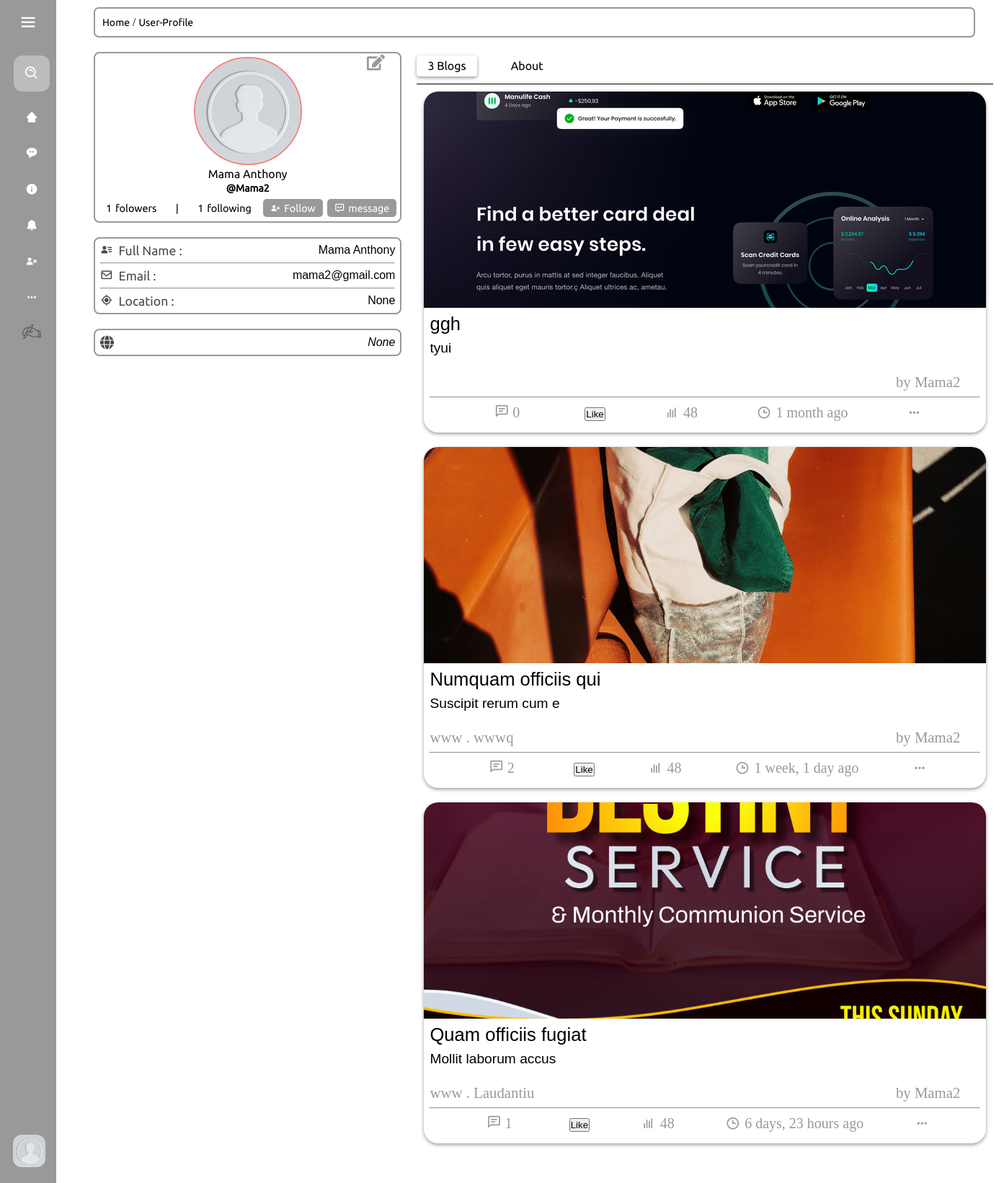
/profile/Mama2/ (signed in), run on the app's committed database.
### blog/models.py (models this page shows, shortened)
class Profile(models.Model):
    user = models.OneToOneField(User, on_delete=models.CASCADE)
    bio = models.TextField(null=True, blank=True)
    dob = models.DateField(null=True, blank=True)
    profile_img =  models.ImageField( upload_to='profile_images', default='default.jpg')
    location = models.CharField(null=True, blank=True, max_length=100)
    website = models.CharField(null=True, blank=True,max_length=100)
    about = models.TextField(null=True, blank=True)
    followers = models.ManyToManyField('self', symmetrical=False, related_name='following')
    userfol = models.ManyToManyField('self', symmetrical=False, related_name='userfollowing')
    def __str__(self):
        return self.user.username

class Post(models.Model):
    id = models.UUIDField(primary_key = True, default = uuid.uuid4)
    user = models.ForeignKey(Profile, on_delete= models.SET_NULL, null= True)
    image = models.ImageField(upload_to='post_images', default=None, null=True, blank=True)
    topic = models.CharField(max_length=100, null = True, blank=True)
    caption = models.TextField()
    category = models.ManyToManyField(category, related_name='cats', blank=True)
    created = models.DateTimeField(default = datetime.now)

class category(models.Model):
    category = models.CharField(max_length=200)

### blog/views.py (the view)
# urls.py: path("profile/<str:pk>/", views.userprofile , name="profile-page"),
@login_required(login_url="signin-page")
def userprofile(request, pk):
    md_user = User.objects.get(username=request.user) # getting the current use
    c_user_profile = Profile.objects.get(user=md_user)
    d_user = User.objects.get(username=pk) # what we are using
    user_profile = Profile.objects.get(user=d_user)
    posts = user_profile.post_set.all()
    num_followers = FollowRelationship.objects.filter(following=user_profile).count()
    num_following = FollowRelationship.objects.filter(follower=user_profile).count()
    follow_relationship = FollowRelationship.objects.filter(follower=c_user_profile, following=user_profile).first()
    if follow_relationship:
        cs = 'Following'
    else:
        cs = 'Follow'
    context = {
        "d_user": d_user,
        "user_profile": user_profile,
        "post": posts,
        "c_user_profile": c_user_profile,
        'cs':cs,
        'num_followers':num_followers,
        'num_following':num_following
    }
    return render(request, "profile_page.html", context)

### templates/profile_page.html (shortened to what this page needs)
{% load static %}
<!DOCTYPE html>
<html lang="en">
  <head>
    <link
      href="https://unpkg.com/boxicons@2.1.4/css/boxicons.min.css"
      rel="stylesheet"
    />
    <link rel="stylesheet" href="{% static 'css/profile_page.css' %}" />
  </head>
  <body>
    <div style="z-index: 999">{% include 'navbar.html' %}</div>
    <div class="body">
      <div class="heading">
        <span><a href="/">Home</a></span> /
        <span><a href="#">User-Profile</a></span>
      </div>
      <div class="whole_body">
        <div class="user_profile_side">
          <div class="user_profile_details">
            {% if request.user == d_user %}
            <a class="edit_profile_btn" href="/edit_profile">
            </a>
            {% endif %}
            <div class="profile_content_page">
              <div class="profile_image_div">
                <img src="{{user_profile.profile_img.url}}" />
              </div>
              <p class="profile_fullname">{{d_user.first_name}}</p>
              <p class="profile_username">@{{d_user.username}}</p>
              <div class="fandf">
                <p><span class="foln">{{num_followers}}</span>folowers</p>
                <p>|</p>
                <p><span class="">{{num_following}}</span> following</p>
                <button class="process_data" id="sendData">
                  <i class="bx bxs-user-plus"></i>
                  <span class="process_data_span">{{cs}}</span>
                </button>
                <button>
                  <a href="#"> <i class="bx bx-message-dots"></i> message </a>
                </button>
              </div>
            </div>
          </div>
          <div class="user_profile_section2">
            <div>
              <div class="fs">
                <i class="bx bxs-user-detail"></i>
                <p>Full Name :</p>
              </div>
              <h2>{{d_user.first_name}}</h2>
            </div>
            <hr style="margin-top: 7px; margin-bottom: 7px" />
            <div>
              <div class="fs">
                <i class="bx bx-envelope"></i>
                <p>Email :</p>
              </div>
              <h2>{{d_user.email}}</h2>
            </div>
            <hr style="margin-top: 7px; margin-bottom: 7px" />
            <div>
              <div class="fs">
                <i class="bx bx-current-location"></i>
                <p>Location :</p>
              </div>
              <h2>{{user_profile.location}}</h2>
            </div>
          </div>
          <div class="location_section">
            <a href="{{user_profile.website}}">{{user_profile.website}}</a>
          </div>
        </div>
        <div class="user_post_side">
          <div class="user_post_side_heading">
            <li class="solid" onclick="openTab('tab1')">
              <a href="#">{{post.count}} Blogs</a>
            </li>
            <li id="abt" onclick="openTab('tab2')"><a href="#">About</a></li>
          </div>
          <div class="tabs">
            <div id="tab1" class="tab-content">
              {% include 'post_listing.html' %}
            </div>
          </div>
        </div>
      </div>
    </div>
  </body>
</html>

### templates/navbar.html (shortened to what this page needs)
{% load static %}
<!DOCTYPE html>
<html lang="en">
  <head>
    <link
      href="https://unpkg.com/boxicons@2.1.4/css/boxicons.min.css"
      rel="stylesheet"
    />
    <link rel="stylesheet" href="{% static 'css/navbar.css' %}" />
  </head>
  <body>
    <nav class="sidebar">
      <div class="logo_content">
        <i class="bx bx-menu" id="btn"></i>
      </div>
      <ul class="nav_list">
        <li>
          <form action="">
            <i class="bx bx-search-alt sbfh"></i>
            <input type="search" placeholder="search..." name="" id="" />
          </form>
        </li>
        <li>
          <a href="/">
            <i class="bx bxs-home-alt-2"></i>
          </a>
        </li>
        <li>
          <a href="">
            <i class="bx bxs-message-rounded-dots"></i>
          </a>
        </li>
        <li>
          <a href="">
            <i class='bx bxs-info-circle' ></i>            <span class="links_name">About us</span>
          </a>
        </li>
        <li>
          <a href="/notification">
            <i class="bx bxs-bell"></i>
          </a>
        </li>
        {% if request.user.is_authenticated %}
        <li>
          <a href="/logout">
            <i class="bx bxs-user-x"></i>
          </a>
        </li>
        {% endif %}
        <li>
          <a href="">
            <i class="bx bx-dots-horizontal-rounded"></i>
          </a>
        </li>
        <li>
          <a href="/post">
            <i
              style="
                display: flex;
                align-items: center;
                justify-content: center;
              "
              ><img
                style="width: 30px"
                src="../static/img/hand_with_pen_50px.png"
                alt=""
            /></i>
          </a>
        </li>
        <div class="profile_content">
          <div class="profile">
            <a
              href="/profile/{{request.user.username}}"
              class="profile_details"
            >
              {% if request.user.is_authenticated %}
              <img src="{{ c_user_profile.profile_img.url }}" alt="" />
              {% endif %}
            </a>
          </div>
        </div>
      </ul>
    </nav>
  </body>
</html>

### templates/post_listing.html (shortened to what this page needs)
{% load static %}
<link
  href="https://unpkg.com/boxicons@2.1.4/css/boxicons.min.css"
  rel="stylesheet"
/>
<link rel="stylesheet" href="{% static 'css/post_listing.css' %}" />
<body>
  {% for dposts in post %}
  <div style="padding: 10px; width: 50rem">
    <div class="user_post">
      <a
        style="text-decoration: none; color: #000"
        href="/post_details/{{dposts.id}}"
      >
        <div class="post_img_div">
          {% if dposts.image %}
          <img src="{{ dposts.image.url }}" class="post_img" />
          {% endif %}
        </div>
        <div class="post_heading"> {{ dposts.topic }} </div>
        <div class="post_body">{{ dposts.caption|truncatechars:300 }}</div>
      </a>
      <div class="post_info">
        <div class="post_about">
          <div class="post_about_links">
            {% for cat in dposts.category.all %}
            <a href="/search?q={{ cat.category }}&type=category">{{ cat.category }}</a>
            {% if not forloop.last %} . {% endif %} {% endfor %}
          </div>
          <a href="/profile/{{ dposts.user}}" class="post_owner"
            >by {{ dposts.user }}</a
          >
        </div>
        <hr />
        <div class="actions">
          <div class="action_btns comment">
            <a href="/post_details#comment">
              <i class="bx bx-comment-detail"></i>
              <span>{{ dposts.message_set.count }}</span>
            </a>
          </div>
          <form id="like-form" action="{% url 'like_post' dposts.id %}" method="post">
            <button type="submit" class="btn btn-primary">Like</button>
        </form>
          <div class="action_btns views">
            <i class="bx bx-bar-chart"></i>
            <span>48</span>
          </div>
          <div class="action_btns views">
            <i class="bx bx-time"></i>
            <span>{{dposts.created | timesince }} ago</span>
          </div>
          <div>
            <i class="bx bx-dots-horizontal-rounded"></i>
          </div>
        </div>
      </div>
    </div>
  </div>
  {% endfor %}
  <nav aria-label="Page navigation example">
    <ul class="pagination">
    </ul>
</nav>
</body>

### static/css/profile_page.css (style rules this page uses)
.body { padding: 10px 40px; margin-left: 90px; height: 100vh; }
.heading { padding: 10px; border: 2px solid #999; border-radius: 7px; margin-bottom: 20px; }
.heading a { color: black; text-decoration: none; font-size: 14px; font-family: ubuntu; }
.whole_body { display: grid; grid-template-columns: 1fr 2fr; grid-gap: 1rem; }
.user_profile_details { border: 2px solid #999; border-radius: 8px; display: flex; flex-direction: column; align-items: center; }
.edit_profile_btn { position: absolute; margin-left: 355px; z-index: 999; }
.profile_image_div { width: 150px; height: 150px; padding: 0; border: 2px solid lightcoral; border-radius: 250px; overflow: hidden; }
.profile_image_div img { width: 100%; object-fit: cover; object-position: center; }
.profile_content_page { position: relative; display: flex; flex-direction: column; align-items: center; padding: 5px; gap: 0.2rem; }
.profile_username { font-family: ubuntu; font-size: 14px; font-weight: bold; }
.profile_fullname { font-size: 16px; font-family: ubuntu; }
.fandf { padding-top: 0px; display: flex; gap: 0.4rem; align-items: center; }
.fandf button { border: none; background-color: #999; border-radius: 5px; max-height: 25px; color: white; }
.fandf button a { text-decoration: none; color: white; display: flex; align-items: center; gap: 0.3rem; }
.fandf p, .fandf button { font-size: .9rem; padding: 5px 10px; display: flex; align-items: center; gap: 0.3rem; font-family: ubuntu; }
.user_profile_section2 { margin-top: 20px; border: 2px solid #999; border-radius: 8px; display: flex; flex-direction: column; padding: 7px; }
.user_profile_section2 div { align-items: center; display: flex; }
.fs { font-size: 1.1rem; gap: .5rem; font-family: ubuntu; width: 30%; color: #4b4a4a; }
.user_profile_section2 h2 { font-family: sans-serif; font-size: 16px; text-align: right; width: 70%; font-weight: 400; }
.location_section { border: 2px solid #999; margin-top: 20px; border-radius: 8px; padding: 7px; display: flex; align-items: center; }
.location_section a { width: 100%; font-family: sans-serif; font-size: 16px; text-align: right; font-weight: 100; font-style: italic; color: black; text-decoration: none; transition: .5s ease-in; }
.user_post_side { padding: 5px; }
.user_post_side_heading { display: flex; align-items: center; gap: 2rem; padding-bottom: 10px; border-bottom: 1px solid; }
.user_post_side_heading li { list-style: none; background: none; background-color: none; padding: 5px 15px; border-radius: 4px; }
.solid { box-shadow: 0 2px 5px 0 rgba(0, 0, 0, 0.4); }
.user_post_side_heading li a { text-decoration: none; color: black; font-family: ubuntu; }
.tab-content { display: none; }

### static/css/navbar.css (style rules this page uses)
* { margin: 0; padding: 0; box-sizing: border-box; }
body { position: relative; min-height: 100vh; width: 100%; }
.sidebar { font-family: Ubuntu ; position: fixed; top: 0; left: 0; height: 100%; width: 78px; background: #999; padding: 6px 14px; transition: .3s ease-in; }
.sidebar #btn { color: white; position: absolute; left: 50%; top: 6px; font-size: 28px; height: 50px; width: 50px; text-align: center; line-height: 50px; transform: translateX(-50%); }
.sidebar ul { margin-top: 20px; }
.sidebar ul li { list-style: none; position: relative; height: 50%; width: 100%; margin: 0 5px; line-height: 50px ; white-space:nowrap; }
.sidebar ul li:nth-child(1) { margin-bottom: 10px; }
.sbfh { position: absolute; z-index: 9991; top: 50%; left: 0; transform: translateY(-50%); font-size: 22px; color: #FFF; }
.sidebar ul li input { height: 50px; width: 100%; left: 0; top: 0; border-radius: 12px; outline: none; border: none; background: #bdbbbb; color: white; padding-left: 50px; font-size: 18px; }
.sidebar ul li a { color: white; display: flex; font-size: 1.1rem; align-items: center; text-decoration: none; transition: all .4s ease; border-radius: 12px; }
.sidebar ul li i { height: 50px; min-width: 50px; border-radius: 12px; line-height: 50px; text-align: center; }
.sidebar .profile_content { position: absolute; color: #FFF; padding: 10px; padding-bottom: 20px; bottom: 0; left: 0; margin-left: 8px; }
.profile .profile_details { text-decoration: none; color: #FFF; display: flex; align-items: center; }
.profile .profile_details img { height: 45px; width: 45px; object-fit: cover; border-radius: 12px; }

### data on the page
Profile: profile_img (placeholder picture), location "None", website "None", count "3"
Post: image (picture), topic "ggh", caption "tyui", user "Mama2", message_set.count "0", created "1 month"
Post: image (picture), topic "Numquam officiis qui", caption "Suscipit rerum cum e", user "Mama2", message_set.count "2", created "1 week, 1 day"
category: category "www"
category: category "wwwq"
Post: image (picture), topic "Quam officiis fugiat", caption "Mollit laborum accus", user "Mama2", message_set.count "1", created "6 days, 23 hours"
category: category "Laudantiu"

### other printed values
{{ d_user.first_name }} "Mama Anthony"
{{ d_user.username }} "Mama2"
{{ num_followers }} "1"
{{ num_following }} "1"
{{ cs }} "Follow"
{{ d_user.email }} "mama2@gmail.com"
